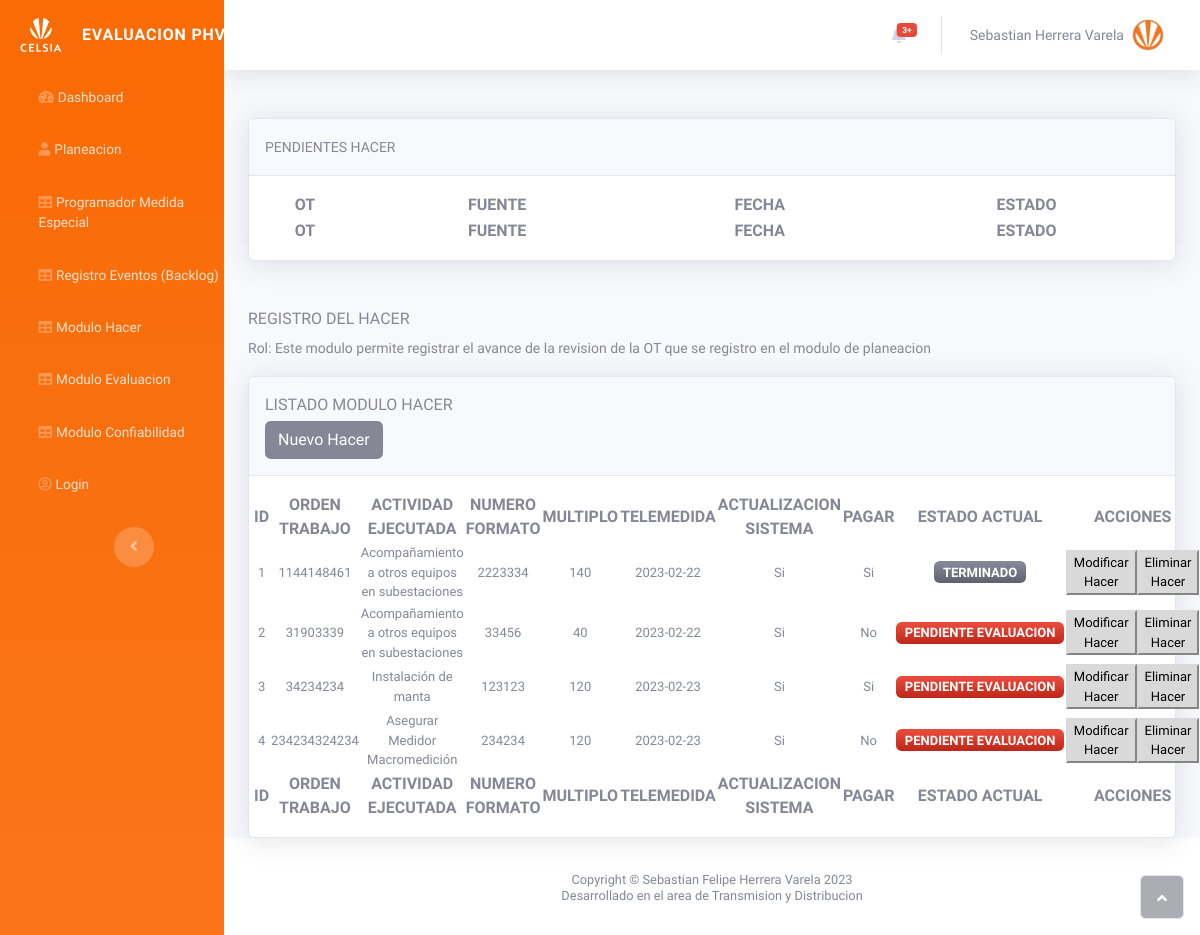
Page /listhacer/ (signed in) on the earlier database version.
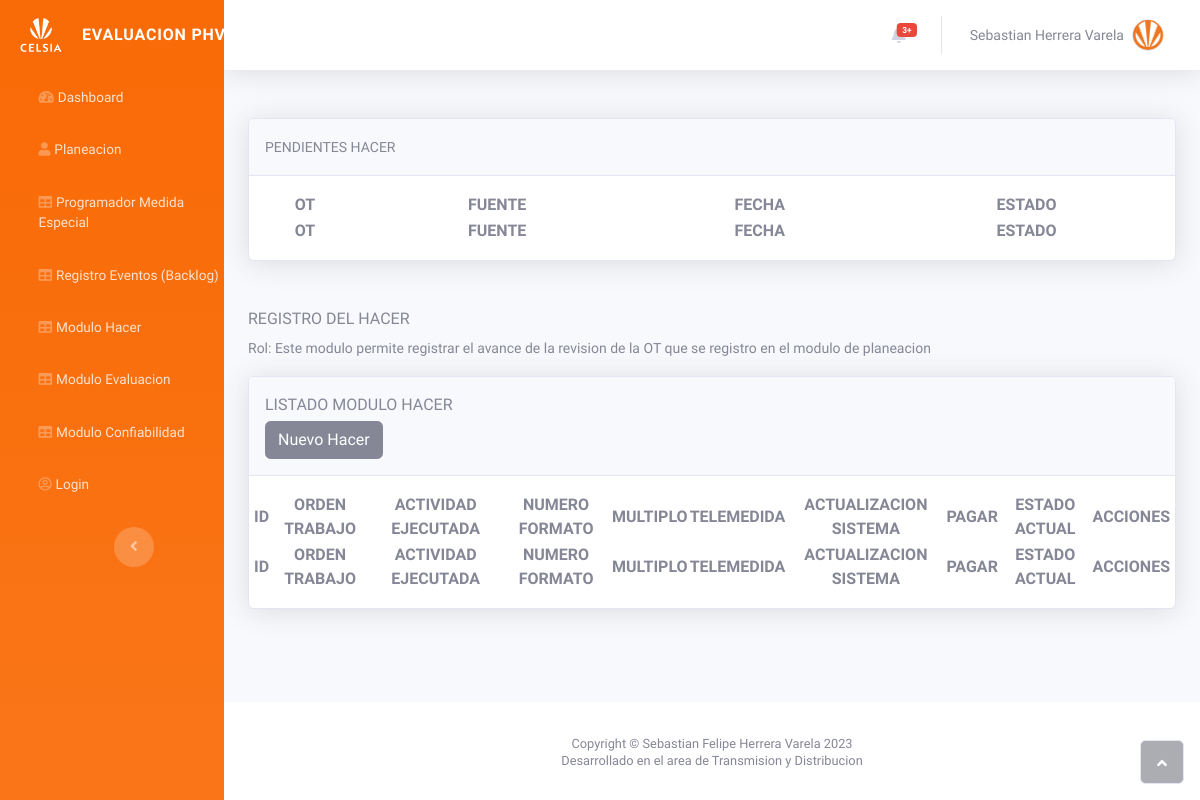
Same page on the later database version.
### planeacion/models.py (models this page shows, shortened)
class Hacer(models.Model):
    orden_trabajo = models.ForeignKey(
        Planeacion, related_name="hacers", on_delete=models.CASCADE)
    actividad_ejecutada = models.CharField(max_length=250)
    numero_formato = models.CharField(max_length=20)
    multiplo = models.CharField(max_length=15)
    telemedida = models.CharField(max_length=15)
    actualizac0ion_sistema = models.CharField(max_length=30)
    pagar = models.CharField(max_length=30)
    """
        Un campo que defina el estado de la actividad y enviar al Backlog
    """
    class Meta:
        verbose_name = 'Hacer'
        verbose_name_plural = 'Modulo Hacer'

class Planeacion(models.Model):
    orden_trabajo = models.CharField(max_length=20, primary_key=True)
    fuente = models.CharField(max_length=20)
    contrata = models.CharField(max_length=20)
    fecha_programacion = models.DateField()
    estado = models.CharField(max_length=40)
    class Meta:
        verbose_name = 'Planeacion'
        verbose_name_plural = 'Modulo Planeacion'
    def __str__(self):
        return str(self.orden_trabajo)

### planeacion/views.py (the view)
# urls.py: path("listhacer/", views.list_hacer, name="listhacer"),
@login_required
def list_hacer(request):
    planeacion = Planeacion.objects.filter(estado="PENDIENTE HACER")
    data = Hacer.objects.all()
    return render(request, "hacer/list_hacer.html", {"data": data, "planeacion": planeacion})

### planeacion/templates/hacer/list_hacer.html (shortened to what this page needs)
{% extends 'base.html' %}
{% block content %}
  <div class="container-fluid mt-5">
    <div class="card shadow mt-3">
      <div class="card-header py-3">
        <small class="text-uppercase">Pendientes Hacer</small>
      </div>
      <div class="card-body">
        <div class="row">
          <table id="sebastian" class="display responsive nowrap" style="width: 100%">
            <thead>
              <tr>
                <th class="text-uppercase text-center">OT</th>
                <th class="text-uppercase text-center">Fuente</th>
                <th class="text-uppercase text-center">Fecha</th>
                <th class="text-uppercase text-center">Estado</th>
              </tr>
            </thead>
            <tfoot>
              <tr>
                <th class="text-uppercase text-center">OT</th>
                <th class="text-uppercase text-center">Fuente</th>
                <th class="text-uppercase text-center">Fecha</th>
                <th class="text-uppercase text-center">Estado</th>
              </tr>
            </tfoot>
          </table>
        </div>
      </div>
    </div>
  </div>
  <div class="container-fluid mt-5">
    <h6 class="text-dark text-gray-600 text-uppercase">Registro del Hacer</h6>
    <small class="form-text1">
      Rol: Este modulo permite registrar el avance de la revision de la OT que se registro en el modulo de planeacion
    </small>
    <div class="card shadow mt-3">
      <div class="card-header py-3">
        <p class="text-primary m-0 text-gray-600 text-uppercase">Listado Modulo Hacer</p>
        <div class="input-group mt-1">
          <a class="btn btn-secondary" href="{% url "planeacion:regehacer" %}">Nuevo Hacer</a>
        </div>
      </div>
      <div class="card-body">
        <div class="row">
          <table id="evaluacion" class="display responsive nowrap" style="width: 100%">
            <thead>
              <tr>
                <th class="text-uppercase text-center">ID</th>
                <th class="text-uppercase text-center">Orden Trabajo</th>
                <th class="text-uppercase text-center">Actividad Ejecutada</th>
                <th class="text-uppercase text-center">Numero Formato</th>
                <th class="text-uppercase text-center">Multiplo</th>
                <th class="text-uppercase text-center">Telemedida</th>
                <th class="text-uppercase text-center">Actualizacion Sistema</th>
                <th class="text-uppercase text-center">
                  Pagar
                </th>
                <th class="text-uppercase text-center">
                  Estado Actual
                </th>
                <th class="text-uppercase text-center">
                  Acciones
                </th>
              </tr>
            </thead>
            <tbody>
              {% for info in data %}
                <tr>
                  <td class="text-capitalcase text-center">
                    {{ info.pk }}
                  </td>
                  <td class="text-capitalcase text-center">
                    {{ info.orden_trabajo }}
                  </td>
                  <td class="text-capitalcase text-center">
                    {{ info.actividad_ejecutada }}
                  </td>
                  <td class="text-capitalcase text-center">
                    {{ info.numero_formato }}
                  </td>
                  <td class="text-capitalcase text-center">
                    {{ info.multiplo }}
                  </td>
                  <td class="text-capitalcase text-center">
                    {{ info.telemedida }}
                  </td>
                  <td class="text-capitalcase text-center">
                    {{ info.actualizac0ion_sistema }}
                  </td>
                  <td class="text-capitalcase text-center">
                    {{ info.pagar }}
                  </td>
                  {% if info.orden_trabajo.estado == "TERMINADO" %}
                    <td class="text-capitalcase text-center">
                      <span class="text-capitalcase badge bg-gradient-secondary text-center">{{ info.orden_trabajo.estado }}</span>
                    </td>
                  {% else %}
                    <td class="text-capitalcase text-center">
                      <span class="text-capitalcase badge bg-gradient-danger text-center">{{ info.orden_trabajo.estado }}</span>
                    </td>
                  {% endif %}
                  <td>
                    <div class="contenedorBotones">
                      <button class="btn-primary botonesFormularios" type="button">
                        Modificar Hacer
                      </button>
                      <button class="btn-primary botonesFormularios" type="button">
                        Eliminar Hacer
                      </button>
                    </div>
                  </td>
                </tr>
              {% endfor %}
            </tbody>
            <tfoot>
              <tr>
                <th class="text-uppercase text-center">
                  ID
                </th>
                <th class="text-uppercase text-center">
                  Orden Trabajo
                </th>
                <th class="text-uppercase text-center">
                  Actividad Ejecutada
                </th>
                <th class="text-uppercase text-center">
                  Numero Formato
                </th>
                <th class="text-uppercase text-center">
                  Multiplo
                </th>
                <th class="text-uppercase text-center">
                  Telemedida
                </th>
                <th class="text-uppercase text-center">
                  Actualizacion Sistema
                </th>
                <th class="text-uppercase text-center">
                  Pagar
                </th>
                <th class="text-uppercase text-center">
                  Estado Actual
                </th>
                <th class="text-uppercase text-center">
                  Acciones
                </th>
              </tr>
          </tfoot>
        </table>
      </div>
    </div>
  </div>
</div>
{% endblock content %}

### planeacion/templates/base.html (shortened to what this page needs)
{% load static %}
<!DOCTYPE html>
<html>
  <head>
    <link rel="stylesheet" href="{% static 'assets/css/sebashvare.css' %}" />
    <link rel="stylesheet" href="{% static 'assets/bootstrap/css/bootstrap.min.css' %}" />
    <link rel="stylesheet" href="{% static 'assets/fonts/fontawesome-all.min.css' %}" />
    <link rel="stylesheet" href="{% static 'assets/css/Styles.css' %}" />
    <link rel="stylesheet" type="text/css" href="https://cdn.datatables.net/1.13.1/css/jquery.dataTables.css">
    <link rel="stylesheet" type="text/css" href="https://cdn.datatables.net/1.13.1/css/jquery.dataTables.min.css">
    <link rel="stylesheet" type="text/css" href="https://cdn.datatables.net/select/1.6.0/css/select.dataTables.min.css">
  </head>
  <body id="page-top">
    <div id="wrapper">
      <nav class="navbar navbar-dark align-items-start sidebar sidebar-dark accordion bg-gradient-primary p-0">
        <div class="container-fluid d-flex flex-column p-0">
          <a class="navbar-brand d-flex justify-content-center align-items-center sidebar-brand m-0" href="#">
            <div class="sidebar-brand-icon">
              <img id="celsia" src="{% static 'assets/img/Logo Celsia Blanco.png' %}" alt="" srcset="">
            </div>
            <div class="sidebar-brand-text mx-3">
              <span>evaluacion</span><span>&nbsp;phva</span>
            </div>
          </a>
          <ul class="navbar-nav text-light" id="accordionSidebar">
            <li class="nav-item">
              <a class="nav-link" href="#"
                ><i class="fas fa-tachometer-alt"></i><span>Dashboard</span></a
              >
            </li>
            <li class="nav-item">
              <a class="nav-link" href="#"
                ><i class="fas fa-user"></i><span>Planeacion</span></a
              >
            </li>
            <li class="nav-item">
              <a class="nav-link" href="{% url "planeacion:listPlaneacion" %}"
                ><i class="fas fa-table"></i><span>Programador Medida Especial</span></a
              >
            </li>
            <li class="nav-item">
              <a class="nav-link" href="{% url "planeacion:list_backlog" %}"
                ><i class="fas fa-table"></i><span>Registro Eventos (Backlog)</span></a
              >
            </li>
            <li class="nav-item">
              <a class="nav-link" href="{% url 'planeacion:listhacer' %}"
                ><i class="fas fa-table"></i><span>Modulo Hacer</span></a
              >
            </li>
            <li class="nav-item">
              <a class="nav-link" href="{% url 'planeacion:evaluacion' %}">
                <i class="fas fa-table"></i><span>Modulo Evaluacion</span>
              </a>
            </li>
            <li class="nav-item">
              <a class="nav-link" href="{% url 'planeacion:listconfiabilidad' %}">
                <i class="fas fa-table"></i><span>Modulo Confiabilidad</span></a>
            </li>
            <li class="nav-item">
              <a class="nav-link" href="#"
                ><i class="far fa-user-circle"></i><span>Login</span></a
              >
            </li>
          </ul>
          <div class="text-center d-none d-md-inline">
            <button
              class="btn rounded-circle border-0"
              id="sidebarToggle"
              type="button"
            ></button>
          </div>
        </div>
      </nav>
      <div class="d-flex flex-column" id="content-wrapper">
        <div id="content">
          <nav class="navbar navbar-light navbar-expand bg-white shadow mb-4 topbar static-top">
            <div class="container-fluid">
              <ul class="navbar-nav flex-nowrap ms-auto">
                <li class="nav-item dropdown no-arrow mx-1">
                  <div class="nav-item dropdown no-arrow">
                    <a
                      class="dropdown-toggle nav-link"
                      aria-expanded="false"
                      data-bs-toggle="dropdown"
                      href="#"
                      ><span class="badge bg-danger badge-counter">3+</span
                      ></a>
                  </div>
                </li>
                <li class="nav-item dropdown no-arrow">
                  <div class="nav-item dropdown no-arrow">
                    <a
                      class="dropdown-toggle nav-link"
                      aria-expanded="false"
                      data-bs-toggle="dropdown"
                      href="#"
                      ><span class="d-none d-lg-inline me-2 text-gray-600 small"
                        >Sebastian Herrera Varela</span
                      ><img
                        class="border rounded-circle img-profile"
                        src="{% static 'assets/img/Logo_naranja.png' %}"
                    /></a>
                  </div>
                </li>
              </ul>
            </div>
          </nav>
         {% block content %}
         {% endblock content %}
        </div>
        <footer class="bg-white sticky-footer">
          <div class="container my-auto">
            <div class="text-center my-auto copyright mt-1">
              <span>Copyright © Sebastian Felipe Herrera Varela 2023</span>
            </div>
          </div>
          <div class="container my-auto">
            <div class="text-center my-auto copyright mt-1">
              <span>Desarrollado en el area de Transmision y Distribucion</span>
            </div>
          </div>
        </footer>
      </div>
      <a class="border rounded d-inline scroll-to-top" href="#page-top"
        ><i class="fas fa-angle-up"></i
      ></a>
    </div>
  </body>
</html>

### static/assets/css/Styles.css (style rules this page uses)
body { font-family: 'Roboto Condensed', sans-serif; }
.bg-gradient-primary { background-color: #f96b07; background-image: linear-gradient(180deg, #f96b07 10%, rgba(255, 255, 255, 0.07) 100%); background-size: cover; }
#celsia { width:50px }

Differences in the rows shown:
removed Hacer: pk "1", orden_trabajo "1144148461", actividad_ejecutada "Acompañamiento a otros equipos en subestaciones", numero_formato "2223334", multiplo "140", telemedida "2023-02-22", actualizac0ion_sistema "Si", pagar "Si", orden_trabajo.estado "TERMINADO"
removed Hacer: pk "2", orden_trabajo "31903339", actividad_ejecutada "Acompañamiento a otros equipos en subestaciones", numero_formato "33456", multiplo "40", telemedida "2023-02-22", actualizac0ion_sistema "Si", pagar "No", orden_trabajo.estado "PENDIENTE EVALUACION"
removed Hacer: pk "3", orden_trabajo "34234234", actividad_ejecutada "Instalación de manta", numero_formato "123123", multiplo "120", telemedida "2023-02-23", actualizac0ion_sistema "Si", pagar "Si", orden_trabajo.estado "PENDIENTE EVALUACION"
removed Hacer: pk "4", orden_trabajo "234234324234", actividad_ejecutada "Asegurar Medidor Macromedición", numero_formato "234234", multiplo "120", telemedida "2023-02-23", actualizac0ion_sistema "Si", pagar "No", orden_trabajo.estado "PENDIENTE EVALUACION"
